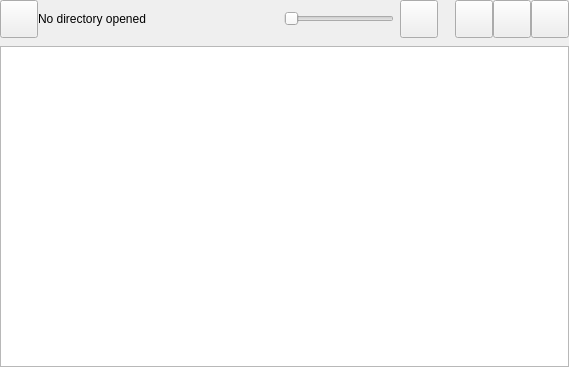
<?xml version="1.0" encoding="UTF-8"?>
<ui version="4.0">
 <class>FolderView</class>
 <widget class="QWidget" name="FolderView">
  <property name="geometry">
   <rect>
    <x>0</x>
    <y>0</y>
    <width>569</width>
    <height>367</height>
   </rect>
  </property>
  <property name="focusPolicy">
   <enum>Qt::StrongFocus</enum>
  </property>
  <property name="windowTitle">
   <string>Form</string>
  </property>
  <layout class="QVBoxLayout" name="verticalLayout">
   <property name="spacing">
    <number>8</number>
   </property>
   <property name="leftMargin">
    <number>0</number>
   </property>
   <property name="topMargin">
    <number>0</number>
   </property>
   <property name="rightMargin">
    <number>0</number>
   </property>
   <property name="bottomMargin">
    <number>0</number>
   </property>
   <item>
    <widget class="QWidget" name="panel" native="true">
     <property name="sizePolicy">
      <sizepolicy hsizetype="Preferred" vsizetype="Fixed">
       <horstretch>0</horstretch>
       <verstretch>0</verstretch>
      </sizepolicy>
     </property>
     <property name="minimumSize">
      <size>
       <width>0</width>
       <height>38</height>
      </size>
     </property>
     <property name="maximumSize">
      <size>
       <width>16777215</width>
       <height>38</height>
      </size>
     </property>
     <property name="accessibleName">
      <string>FolderViewPanel</string>
     </property>
     <layout class="QHBoxLayout" name="horizontalLayout_5">
      <property name="spacing">
       <number>0</number>
      </property>
      <property name="leftMargin">
       <number>0</number>
      </property>
      <property name="topMargin">
       <number>0</number>
      </property>
      <property name="rightMargin">
       <number>0</number>
      </property>
      <property name="bottomMargin">
       <number>0</number>
      </property>
      <item>
       <widget class="ActionButton" name="openButton">
        <property name="sizePolicy">
         <sizepolicy hsizetype="Minimum" vsizetype="Fixed">
          <horstretch>0</horstretch>
          <verstretch>0</verstretch>
         </sizepolicy>
        </property>
        <property name="minimumSize">
         <size>
          <width>0</width>
          <height>0</height>
         </size>
        </property>
        <property name="maximumSize">
         <size>
          <width>38</width>
          <height>38</height>
         </size>
        </property>
        <property name="accessibleName">
         <string>PanelButton</string>
        </property>
        <property name="text">
         <string/>
        </property>
        <property name="icon">
         <iconset resource="../../resources.qrc">
          <normaloff>:/res/icons/buttons/open16.png</normaloff>:/res/icons/buttons/open16.png</iconset>
        </property>
       </widget>
      </item>
      <item>
       <layout class="QHBoxLayout" name="horizontalLayout_3">
        <property name="spacing">
         <number>0</number>
        </property>
        <property name="leftMargin">
         <number>0</number>
        </property>
        <property name="topMargin">
         <number>0</number>
        </property>
        <property name="rightMargin">
         <number>0</number>
        </property>
        <property name="bottomMargin">
         <number>0</number>
        </property>
        <item>
         <widget class="QLabel" name="directoryPathLabel">
          <property name="sizePolicy">
           <sizepolicy hsizetype="Minimum" vsizetype="Preferred">
            <horstretch>0</horstretch>
            <verstretch>0</verstretch>
           </sizepolicy>
          </property>
          <property name="minimumSize">
           <size>
            <width>120</width>
            <height>0</height>
           </size>
          </property>
          <property name="accessibleName">
           <string>FolderViewPathBar</string>
          </property>
          <property name="text">
           <string>No directory opened</string>
          </property>
         </widget>
        </item>
       </layout>
      </item>
      <item>
       <spacer name="horizontalSpacer">
        <property name="orientation">
         <enum>Qt::Horizontal</enum>
        </property>
        <property name="sizeType">
         <enum>QSizePolicy::MinimumExpanding</enum>
        </property>
        <property name="sizeHint" stdset="0">
         <size>
          <width>10</width>
          <height>20</height>
         </size>
        </property>
       </spacer>
      </item>
      <item>
       <layout class="QHBoxLayout" name="horizontalLayout_4">
        <property name="spacing">
         <number>6</number>
        </property>
        <property name="leftMargin">
         <number>2</number>
        </property>
        <property name="topMargin">
         <number>0</number>
        </property>
        <property name="rightMargin">
         <number>2</number>
        </property>
        <property name="bottomMargin">
         <number>0</number>
        </property>
        <item>
         <widget class="QSlider" name="zoomSlider">
          <property name="sizePolicy">
           <sizepolicy hsizetype="Fixed" vsizetype="Fixed">
            <horstretch>0</horstretch>
            <verstretch>0</verstretch>
           </sizepolicy>
          </property>
          <property name="minimumSize">
           <size>
            <width>110</width>
            <height>0</height>
           </size>
          </property>
          <property name="maximumSize">
           <size>
            <width>110</width>
            <height>16777215</height>
           </size>
          </property>
          <property name="focusPolicy">
           <enum>Qt::NoFocus</enum>
          </property>
          <property name="contextMenuPolicy">
           <enum>Qt::NoContextMenu</enum>
          </property>
          <property name="accessibleName">
           <string>FolderViewSlider</string>
          </property>
          <property name="orientation">
           <enum>Qt::Horizontal</enum>
          </property>
          <property name="tickPosition">
           <enum>QSlider::NoTicks</enum>
          </property>
         </widget>
        </item>
        <item>
         <widget class="QPushButton" name="showLabelsButton">
          <property name="minimumSize">
           <size>
            <width>0</width>
            <height>0</height>
           </size>
          </property>
          <property name="maximumSize">
           <size>
            <width>38</width>
            <height>38</height>
           </size>
          </property>
          <property name="accessibleName">
           <string>CheckableButton</string>
          </property>
          <property name="text">
           <string/>
          </property>
          <property name="icon">
           <iconset resource="../../resources.qrc">
            <normaloff>:/res/icons/buttons/labels.png</normaloff>:/res/icons/buttons/labels.png</iconset>
          </property>
          <property name="iconSize">
           <size>
            <width>20</width>
            <height>20</height>
           </size>
          </property>
          <property name="checkable">
           <bool>true</bool>
          </property>
         </widget>
        </item>
       </layout>
      </item>
      <item>
       <spacer name="horizontalSpacer_2">
        <property name="orientation">
         <enum>Qt::Horizontal</enum>
        </property>
        <property name="sizeType">
         <enum>QSizePolicy::Maximum</enum>
        </property>
        <property name="sizeHint" stdset="0">
         <size>
          <width>15</width>
          <height>20</height>
         </size>
        </property>
       </spacer>
      </item>
      <item>
       <layout class="QHBoxLayout" name="horizontalLayout">
        <property name="spacing">
         <number>0</number>
        </property>
        <property name="leftMargin">
         <number>0</number>
        </property>
        <property name="topMargin">
         <number>0</number>
        </property>
        <property name="rightMargin">
         <number>0</number>
        </property>
        <property name="bottomMargin">
         <number>0</number>
        </property>
        <item>
         <widget class="ActionButton" name="settingsButton">
          <property name="sizePolicy">
           <sizepolicy hsizetype="Minimum" vsizetype="Fixed">
            <horstretch>0</horstretch>
            <verstretch>0</verstretch>
           </sizepolicy>
          </property>
          <property name="minimumSize">
           <size>
            <width>0</width>
            <height>0</height>
           </size>
          </property>
          <property name="maximumSize">
           <size>
            <width>38</width>
            <height>38</height>
           </size>
          </property>
          <property name="accessibleName">
           <string>PanelButton</string>
          </property>
          <property name="text">
           <string/>
          </property>
          <property name="icon">
           <iconset resource="../../resources.qrc">
            <normaloff>:/res/icons/buttons/settings16.png</normaloff>:/res/icons/buttons/settings16.png</iconset>
          </property>
         </widget>
        </item>
        <item>
         <widget class="ActionButton" name="docViewButton">
          <property name="sizePolicy">
           <sizepolicy hsizetype="Minimum" vsizetype="Fixed">
            <horstretch>0</horstretch>
            <verstretch>0</verstretch>
           </sizepolicy>
          </property>
          <property name="minimumSize">
           <size>
            <width>0</width>
            <height>0</height>
           </size>
          </property>
          <property name="maximumSize">
           <size>
            <width>38</width>
            <height>38</height>
           </size>
          </property>
          <property name="accessibleName">
           <string>PanelButton</string>
          </property>
          <property name="text">
           <string/>
          </property>
          <property name="icon">
           <iconset resource="../../resources.qrc">
            <normaloff>:/res/icons/buttons/document-view16.png</normaloff>:/res/icons/buttons/document-view16.png</iconset>
          </property>
         </widget>
        </item>
        <item>
         <widget class="ActionButton" name="exitButton">
          <property name="sizePolicy">
           <sizepolicy hsizetype="Minimum" vsizetype="Fixed">
            <horstretch>0</horstretch>
            <verstretch>0</verstretch>
           </sizepolicy>
          </property>
          <property name="minimumSize">
           <size>
            <width>0</width>
            <height>0</height>
           </size>
          </property>
          <property name="maximumSize">
           <size>
            <width>38</width>
            <height>38</height>
           </size>
          </property>
          <property name="accessibleName">
           <string>PanelButton</string>
          </property>
          <property name="text">
           <string/>
          </property>
          <property name="icon">
           <iconset resource="../../resources.qrc">
            <normaloff>:/res/icons/buttons/close16.png</normaloff>:/res/icons/buttons/close16.png</iconset>
          </property>
         </widget>
        </item>
       </layout>
      </item>
     </layout>
    </widget>
   </item>
   <item>
    <layout class="QHBoxLayout" name="horizontalLayout_2">
     <property name="leftMargin">
      <number>0</number>
     </property>
     <property name="topMargin">
      <number>0</number>
     </property>
     <property name="rightMargin">
      <number>0</number>
     </property>
     <property name="bottomMargin">
      <number>0</number>
     </property>
     <item>
      <widget class="FolderGridView" name="thumbnailGrid"/>
     </item>
    </layout>
   </item>
  </layout>
 </widget>
 <customwidgets>
  <customwidget>
   <class>ActionButton</class>
   <extends>QPushButton</extends>
   <header>gui/customwidgets/actionbutton.h</header>
  </customwidget>
  <customwidget>
   <class>FolderGridView</class>
   <extends>QGraphicsView</extends>
   <header>gui/folderview/foldergridview.h</header>
  </customwidget>
 </customwidgets>
 <resources>
  <include location="../../resources.qrc"/>
 </resources>
 <connections/>
</ui>
